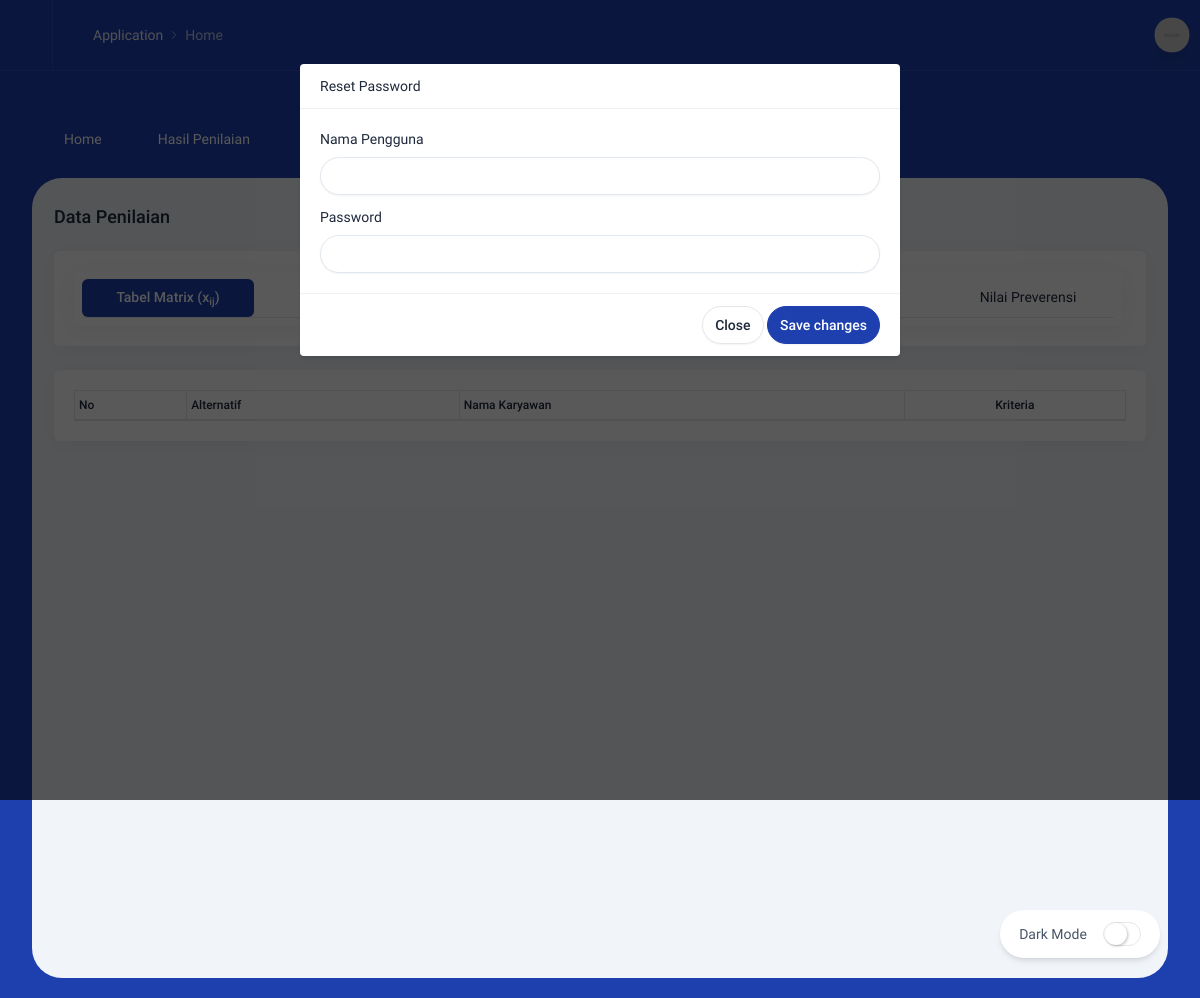
Before: /index.php/penilaian with the older database file.
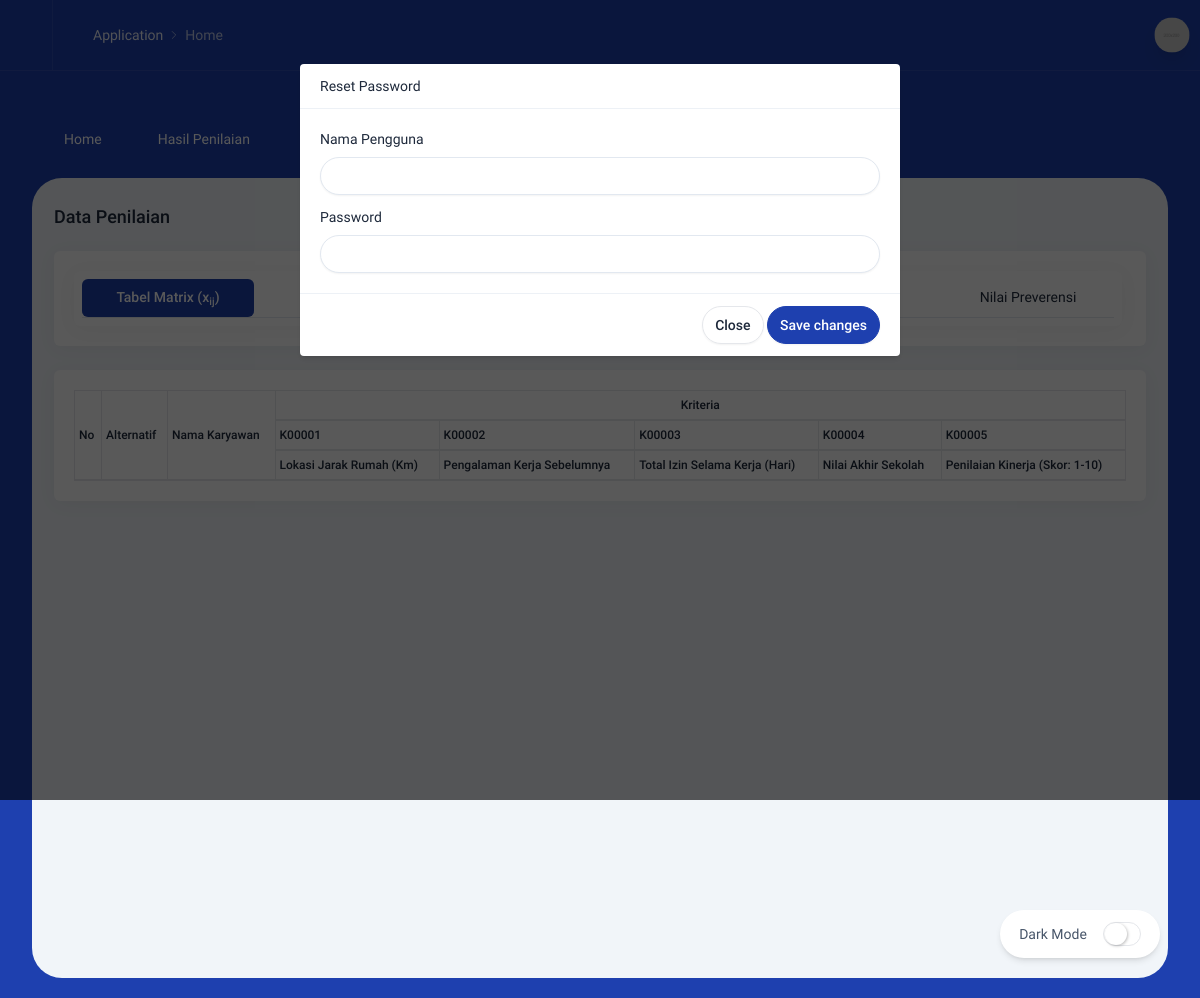
After: the same page with the newer database file.
### tables this page shows
CREATE TABLE `tb_kriteria` (
  `id_kriteria` varchar(15) NOT NULL,
  `nm_kriteria` varchar(50) DEFAULT NULL,
  `bobot_kriteria` int(11) DEFAULT NULL,
  `jenis_kriteria` enum('BENEFIT','COST') DEFAULT NULL
);

### application/controllers/Penilaian.php (called while the page is built, shortened)
<?php
class Penilaian extends CI_Controller {
	public function index()
	{
		$this->load->view('template/header');
    $this->load->view('template/topmenu');
    $this->load->view('pages/penilaian');
    $this->load->view('template/footer');
	}
}

### index.php (called while the page is built, shortened)
<?php
require_once BASEPATH.'core/CodeIgniter.php';

### application/views/pages/penilaian.php (the view, shortened to what this page needs)
<link rel="stylesheet" type="text/css" href="<?php echo base_url('/assets/datatables/jquery.dataTables.min.css'); ?>">
<?php
$data = $this->db->query("SELECT id_kriteria, nm_kriteria FROM tb_kriteria")->result_array();
$jml_kriteria = count($data);
?>
<div class="content">
    <h2 class="intro-y text-lg font-medium mt-10">
        Data Penilaian
    </h2>
    <div class="intro-y chat grid grid-cols-12 gap-6 mt-5"
        x-data="{
                  activeTab:1,
                  activeClass: 'flex-1 py-2 rounded-md text-center active',
                  inactiveClass : 'flex-1 py-2 rounded-md text-center'
              }"
    >
        <div class="intro-y col-span-12">
          <div class="box">
            <div class="p-5"
            >
              <div class="intro-y pr-1">
                <div class="box p-2">
                  <div class="chat__tabs nav nav-tabs justify-center" role="tablist">
                    <a id="chats-tab" href="javascript:;" x-on:click="activeTab = 1" :class="activeTab === 1 ? activeClass : inactiveClass">Tabel Matrix (x<sub>ij</sub>)</a>
                    <a id="chats-tab" href="javascript:;" x-on:click="activeTab = 2" :class="activeTab === 2 ? activeClass : inactiveClass">Pembagi</a>
                    <a id="chats-tab" href="javascript:;" x-on:click="activeTab = 3" :class="activeTab === 3 ? activeClass : inactiveClass">Tabel Ternomalisasi</a>
                    <a id="chats-tab" href="javascript:;" x-on:click="activeTab = 4" :class="activeTab === 4 ? activeClass : inactiveClass">Tabel Terbobot</a>
                    <a id="chats-tab" href="javascript:;" x-on:click="activeTab = 5" :class="activeTab === 5 ? activeClass : inactiveClass">Solusi Ideal</a>
                    <a id="chats-tab" href="javascript:;" x-on:click="activeTab = 6" :class="activeTab === 6 ? activeClass : inactiveClass">Nilai Preverensi</a>
                  </div>
                </div>
              </div>
            </div>
          </div>
        </div>
        <div class="intro-y col-span-12">
            <div class="box">
              <div class="p-5">
                <div class="tab-content">
                  <div x-show="activeTab === 1">
                    <table id="tb_matrix" class="table table-striped table-bordered table-hover" style="font-size: 12px;">
                      <thead>
                        <tr>
                            <th rowspan="3">No</th>
                            <th rowspan="3">Alternatif</th>
                            <th rowspan="3">Nama Karyawan</th>
                            <th colspan="<?= $jml_kriteria ?>" style="text-align: center;">Kriteria</th>
                        </tr>
                        <tr>
                          <?php
                            foreach($data as $row){
                              echo "<th>".$row['id_kriteria']."</th>";
                            }
                          ?>
                        </tr>
                        <tr>
                          <?php
                            foreach($data as $row){
                              echo "<th>".$row['nm_kriteria']."</th>";
                            }
                          ?>
                        </tr>
                      </thead>
                    </table>
                  </div>
                </div>
              </div>
            </div>
        </div>
    </div>
</div>

### application/views/template/header.php (shortened to what this page needs)
<!DOCTYPE html>
<html lang="en" class="light">
    <head>
        <link rel="stylesheet" href="<?php echo base_url('/assets/dist/css/app.css'); ?>" />
        <link rel="stylesheet" href="<?php echo base_url('/assets/toastr/toastr.min.css'); ?>">
        <link rel="stylesheet" href="<?php echo base_url('/assets/css/loader.css'); ?>">
        <link rel="stylesheet" href="<?php echo base_url('/assets/select2/styles.css'); ?>">
    </head>
    <body class="py-5">
        <div class="border-b border-white/[0.08] -mt-10 md:-mt-5 -mx-3 sm:-mx-8 px-3 sm:px-8 pt-3 md:pt-0 mb-10">
            <div class="top-bar-boxed flex items-center">
                <nav aria-label="breadcrumb" class="-intro-x h-full mr-auto">
                    <ol class="breadcrumb breadcrumb-light">
                        <li class="breadcrumb-item"><a href="#">Application</a></li>
                        <li class="breadcrumb-item active" aria-current="page">Home</li>
                    </ol>
                </nav>
                <div class="intro-x dropdown w-8 h-8">
                    <div class="dropdown-toggle w-8 h-8 rounded-full overflow-hidden shadow-lg image-fit zoom-in scale-110" role="button" aria-expanded="false" data-tw-toggle="dropdown">
                        <img alt="Rubick Tailwind HTML Admin Template" src="<?php echo base_url('/assets/dist/images/profile-11.jpg'); ?>">
                    </div>
                </div>
            </div>
        </div>

### application/views/template/topmenu.php (shortened to what this page needs)
<nav class="top-nav">
    <ul>
        <li>
            <a href="<?php echo base_url("home")?>" class="top-menu <?= ($this->uri->segment(1) == 'home') ? 'top-menu--active' : '' ?>">
                <div class="top-menu__title"> Home  </div>
            </a>
        </li>
        <li>
            <a href="<?php echo base_url("hasil")?>" class="top-menu <?= ($this->uri->segment(1) == 'hasil') ? 'top-menu--active' : '' ?>">
                <div class="top-menu__title"> Hasil Penilaian  </div>
            </a>
        </li>
    </ul>
</nav>

### application/views/template/footer.php (shortened to what this page needs)
        <div id="modal_resetPass" class="modal">
            <div class="modal-dialog modal-lg">
                <div class="modal-content">
                    <div class="modal-header">
                      <h4 class="modal-title">Reset Password</h4>
                    </div>
                    <form id="FRM_RESET" method="post">
                      <div class="modal-body p-0">
                        <div class="p-5">
                          <div>
                            <label for="regular-form-1" class="inline-block mb-2">
                                Nama Pengguna
                            </label>
                            <input type="text" name="nm_pengguna_reset" class="form-control rounded-full" value="<?= $this->session->userdata('id_user') ?>" />
                          </div>
                          <div class="mt-3">
                            <label for="regular-form-1" class="inline-block mb-2">
                                Password
                            </label>
                            <input type="password" name="password_reset" class="form-control rounded-full" value="<?= $this->session->userdata('id_user') ?>" />
                          </div>
                        </div>
                      </div>
                      <div class="modal-footer justify-content-between">
                        <button type="button" class="btn bg-secondary rounded-full" onclick="resetPassHide('modal_resetPass')">Close</button>
                        <button class="btn btn-primary rounded-full" id="BTN_SAVE_PASS">Save changes</button>
                      </div>
                    </form>
                </div>
            </div>
        </div>
        <div data-url="javascript:;" class="dark-mode-switcher cursor-pointer shadow-md fixed bottom-0 right-0 box border rounded-full w-40 h-12 flex items-center justify-center z-50 mb-10 mr-10">
            <div class="mr-4 text-slate-600 dark:text-slate-200" >Dark Mode</div>
            <div class="dark-mode-switcher__toggle border" onclick="test()"></div>
        </div>
    </body>
</html>

### assets/css/loader.css (style rules this page uses)
body { font-family: roboto; }

### assets/select2/styles.css (style rules this page uses)
html { line-height: 1.5; -webkit-text-size-adjust: 100%; -moz-tab-size: 4; -o-tab-size: 4; tab-size: 4; font-family: ui-sans-serif, system-ui, -apple-system, BlinkMacSystemFont, "Segoe UI", Roboto, "Helvetica Neue", Arial, "Noto Sans", sans-serif, "Apple Color Emoji", "Segoe UI Emoji", "Segoe UI Symbol", "Noto Color Emoji"; }
body { margin: 0; line-height: inherit; }
h1, h2, h3, h4, h5, h6 { font-size: inherit; font-weight: inherit; }
a { color: inherit; text-decoration: inherit; }
sub, sup { font-size: 75%; line-height: 0; position: relative; vertical-align: baseline; }
sub { bottom: -0.25em; }
table { text-indent: 0; border-color: inherit; border-collapse: collapse; }
button, input, optgroup, select, textarea { font-family: inherit; font-size: 100%; font-weight: inherit; line-height: inherit; color: inherit; margin: 0; padding: 0; }
button, select { text-transform: none; }
button, [type='button'], [type='reset'], [type='submit'] { -webkit-appearance: button; background-color: transparent; background-image: none; }
blockquote, dl, dd, h1, h2, h3, h4, h5, h6, hr, figure, p, pre { margin: 0; }
ol, ul, menu { list-style: none; margin: 0; padding: 0; }
input::placeholder, textarea::placeholder { opacity: 1; color: #9ca3af; }
button, [role="button"] { cursor: pointer; }
img, svg, video, canvas, audio, iframe, embed, object { display: block; vertical-align: middle; }
img, video { max-width: 100%; height: auto; }
.fixed { position: fixed; }
.right-0 { right: 0px; }
.z-50 { z-index: 50; }
.mt-3 { margin-top: 0.75rem; }
.mb-2 { margin-bottom: 0.5rem; }
.inline-block { display: inline-block; }
.flex { display: flex; }
.h-full { height: 100%; }
.cursor-pointer { cursor: pointer; }
.items-center { align-items: center; }
.justify-center { justify-content: center; }
.overflow-hidden { overflow: hidden; }
.border { border-width: 1px; }
.p-2 { padding: 0.5rem; }
.px-3 { padding-left: 0.75rem; padding-right: 0.75rem; }
.py-2 { padding-top: 0.5rem; padding-bottom: 0.5rem; }
.text-center { text-align: center; }

### application/views/pages/penilaian.php (style rules this page uses)
table thead th, table thead td, table tfoot th, table tfoot td, table tbody th, table tbody td { padding: 4px!important; }
.chat .chat__tabs a.active { --tw-bg-opacity: 1; background-color: rgba(28,63,170,var(--tw-bg-opacity)); --tw-text-opacity: 1; color: rgba(255,255,255,var(--tw-text-opacity)); }
.nav.nav-tabs .active { --tw-border-opacity: 1; border-color: rgba(28,63,170,var(--tw-border-opacity)); border-bottom-width: 2px; font-weight: 500; }

Changed rows visible on the page:
added tb_kriteria: id_kriteria "K00001", nm_kriteria "Lokasi Jarak Rumah (Km)"
added tb_kriteria: id_kriteria "K00002", nm_kriteria "Pengalaman Kerja Sebelumnya"
added tb_kriteria: id_kriteria "K00003", nm_kriteria "Total Izin Selama Kerja (Hari)"
added tb_kriteria: id_kriteria "K00004", nm_kriteria "Nilai Akhir Sekolah"
added tb_kriteria: id_kriteria "K00005", nm_kriteria "Penilaian Kinerja (Skor: 1-10)"
